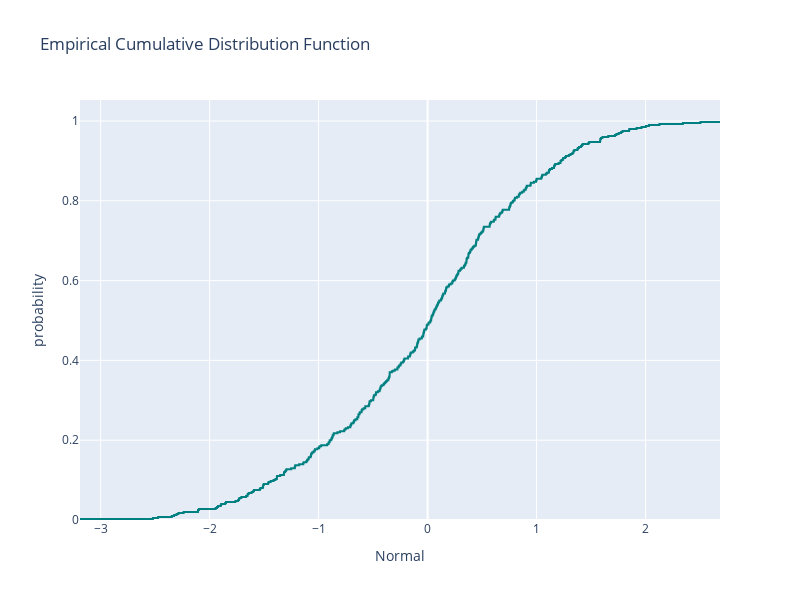

The notebook cell saved with this chart:
### Code cell
fig = px.ecdf(df, x ="Normal",
              color_discrete_sequence=['teal'],
              height = 600, width = 800,
              title="Empirical Cumulative Distribution Function")
fig.show()

### Figure 1 — Plotly figure (JSON) as saved in the notebook; plotly's stock layout.template omitted (floating-point values rounded to 4 significant figures; data arrays with more than 128 entries replaced by an {"elided": "..."} marker saying what was removed)
{"data": [{"hovertemplate": "Normal=%{x}<br>probability=%{y}<extra></extra>", "legendgroup": "", "line": {"dash": "solid", "shape": "hv"}, "marker": {"color": "teal", "symbol": "circle"}, "mode": "lines", "name": "", "orientation": "v", "showlegend": false, "type": "scatter", "x": {"elided": "400 float values"}, "xaxis": "x", "y": {"elided": "400 float values"}, "yaxis": "y"}], "layout": {"height": 600, "legend": {"tracegroupgap": 0}, "title": {"text": "Empirical Cumulative Distribution Function"}, "width": 800, "xaxis": {"anchor": "y", "domain": [0, 1], "title": {"text": "Normal"}}, "yaxis": {"anchor": "x", "domain": [0, 1], "rangemode": "tozero", "title": {"text": "probability"}}}}
